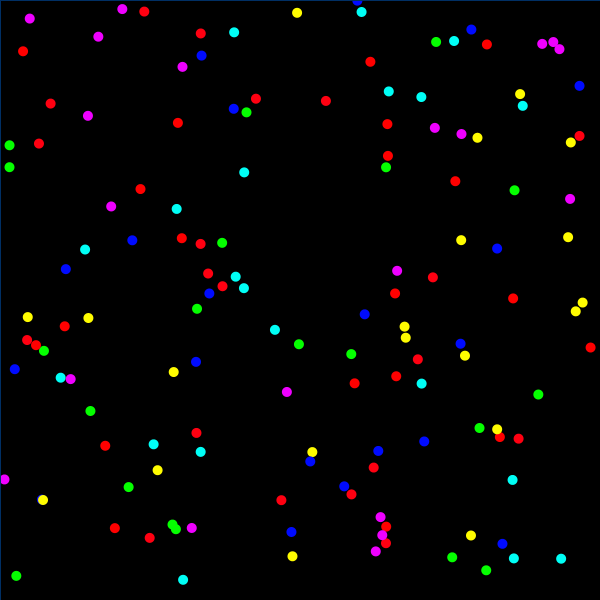
Frame 1 (no input)
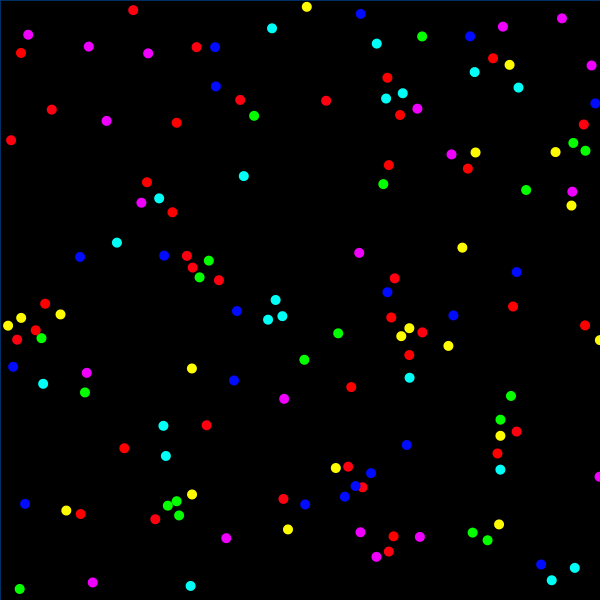
Frame 60 (the mouse pressed at the canvas centre just before this capture)
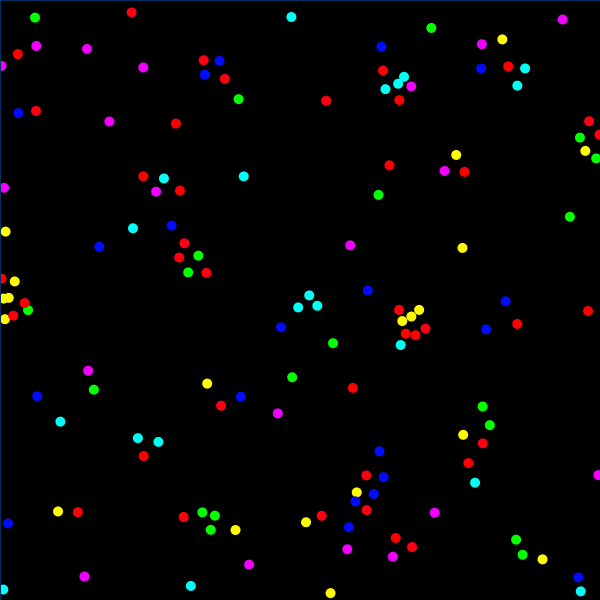
Frame 120 (the mouse held since frame 60 and released just before this capture)

The Processing sketch that drew these frames (run headless with seeded random() and noise(); from frame 60 on, the mouse is pressed at the canvas centre):

// Processing sketch: particleLife
// ── particleLife.pde
final int types = 7;
final int n = 20 * types; 
final color [] palette = new color[types];
final float [][] diplomacy = new float [types][types];
quadtree q;
particle [] p;

void setup() {
  size(600, 600);
  colorMode(HSB);
  p = new particle[n];
  for(int i=0; i<types; i++) palette[i] = color(300 / types * i, 300, 300);
  for(int i=0; i<n; i++) p[i] = new particle(random(0, width), random(0, height), i%types, palette[i%types]);
  for(int i=0; i<types * types; i++) diplomacy[i/types][i%types] = random(-2, 2);
  for(int i=0; i<types * types; i++) print(diplomacy[i/types][i%types], i%types == types-1?'\n':' ');
  q = new quadtree(0, 0, width, height, 0);
}

void draw() {
  background(0);
  convertInsert(p, q);
   for(int i=0; i<n; i++) {
     p[i].behave(q, diplomacy, p);
     p[i].move();
     p[i].show();
   }
   q.showStructure();
   q.eliminate();
   
}

// ── particle.pde
final float r0 = 20; //repulsione
final float r1 = 40; //incremento modulo
final float r2 = 60; //trascurabile
final float MAX_REP = 0.2;
final float MAX_ATT = 0.1;
final float MAX_VEL = 1;

void convertInsert(particle [] p, quadtree q) {
  for (int i=0; i<p.length; i++) q.insertOne(p[i].x, p[i].y, i);
}


class particle {
  int type;
  float x, y, vx, vy, ax, ay, px, py, r;
  color c;

  particle(float x, float y, int type, color c) {
    this.x = x;
    this.y = y;
    this.px = x;
    this.py = y;
    this.vx = 0;
    this.vy = 0;
    this.ax = 0;
    this.ay = 0;
    this.c = c;
    this.r = 10;
    this.type = type;
  }

  void behave(quadtree q, float [][] dip, particle [] p) {
    ArrayList <float []> in = new ArrayList <float []>();
    q.toroidalQuery(this.x-r2/2, this.y-r2/2, r2, r2, in, width, height); //non funziona, la distanza è calcolata col culo
    for (float [] i : in) {
      float d = dist(this.x, this.y, i[0], i[1]);
      float fx = i[0]-this.x;
      float fy = i[1]-this.y; //attrazione
      float mod = dist(fx, fy, 0, 0);
      fx /= mod;
      fy /= mod;

      if (d==0) continue;
      else if (d<r0) {
        mod = (-1 + d/r0) * MAX_REP;
        this.applyForce(fx * mod, fy * mod);
      } else if (d<r1) {
        mod = d/r1 * dip[this.type][p[int(i[2])].type] * MAX_ATT;
        this.applyForce(fx*mod, fy*mod);
      } else if (d<r2){
        mod = (dip[this.type][p[int(i[2])].type] * MAX_ATT) * (1-d/r2);
        this.applyForce(fx*mod, fy*mod);
      }
    }
  }

  void applyForce(float fx, float fy) {
    this.ax += fx;
    this.ay += fy;
  }

  void edges() {
    this.x = (this.x + width) % width;
    this.y = (this.y + height) % height;
  }
  
  void move() {
    this.vx += this.ax;
    this.vy += this.ay;
    float d = dist(this.vy, this.vx, 0, 0);
    if(d > MAX_VEL){
     this.vx = this.vx / d * MAX_VEL;
     this.vy = this.vx / d * MAX_VEL;
    }
    this.vx *= 0.9;
    this.vy *= 0.9;
    
    this.x += this.vx;
    this.y += this.vy;
    this.ax = 0;
    this.ay = 0;
    this.edges();
  }

  void show() {
    fill(this.c);
    noStroke();
    ellipse(this.px, this.py, this.r, this.r);
    this.px = x;
    this.py = y;
  }
}

// ── quadtree.pde
/*IDEA: la struttura in ingresso deve essere un array formato da array a tre elementi: [x, y, index] */
int MAX_INSIDE = 5000;
int MAX_DEPTH = 10;
boolean ANGLES = false;

class quadtree {
  int depth;
  float x, y, w, h;
  boolean collapsed;
  quadtree q1, q2, q3, q4; //come i quadranti di un piano cartesiano
  ArrayList <float[]> inside;
  quadtree(float x, float y, float w, float h, int d) {//il semplice costruttore
    this.x = x;
    this.y = y;
    this.w = w;
    this.h = h;

    this.q1 = null; //alto a destra
    this.q2 = null; //alto a sinistra
    this.q3 = null; //basso a sinistra
    this.q4 = null; //basso a destra

    this.depth = d;
    this.collapsed = false;
    this.inside = new ArrayList<float[]>();
  }

  boolean insideRect(float x, float y) {
    return (x>=this.x && x<this.x+this.w) && (y>=this.y && y<this.y+this.h);
  }

  void insertOne(float x, float y, float index) {//assumendo nessun collasso
    if (this.insideRect(x, y)) {
      if (!this.collapsed) {
        this.inside.add(new float[]{x, y, index});
        this.collapsed = this.inside.size() == MAX_INSIDE && this.depth < MAX_DEPTH;
        if (this.collapsed) this.collapse();
      } else {
        this.q1.insertOne(x, y, index);
        this.q2.insertOne(x, y, index);
        this.q3.insertOne(x, y, index);
        this.q4.insertOne(x, y, index);
      }
    }
  }

  void auxInsert(float [] in) {
    this.insertOne(in[0], in[1], in[2]);
  }

  void insertMultiple(float [][] points) {
    for (int i=0; i<points.length; i++) this.auxInsert(points[i]);
  }

  void collapse() {//genera i figli, dai loro i tuoi contenuti e svuota l'arraylist
    this.q1 = new quadtree(this.x+this.w/2, this.y, this.w / 2, this.h / 2, this.depth+1);
    this.q2 = new quadtree(this.x, this.y, this.w / 2, this.h / 2, this.depth+1);
    this.q3 = new quadtree(this.x, this.y+this.h/2, this.w / 2, this.h / 2, this.depth+1);
    this.q4 = new quadtree(this.x+this.w/2, this.y+this.h/2, this.w / 2, this.h / 2, this.depth+1);

    for (float [] in : this.inside) {
      this.q1.auxInsert(in);
      this.q2.auxInsert(in);
      this.q3.auxInsert(in);
      this.q4.auxInsert(in);
    }
    this.inside.clear();
  }

  void eliminate() {
    if (this.collapsed) {
      this.collapsed = false;
      this.q1.eliminate();
      this.q2.eliminate();
      this.q3.eliminate();
      this.q4.eliminate();
      this.q1 = null;
      this.q2 = null;
      this.q3 = null;
      this.q4 = null;
    }
    this.inside.clear();
  }

  boolean overlap(float x, float y, float w, float h, float dx, float dy) {
    this.x += dx;
    this.y += dy;
    boolean ris = (x - this.x > 0? x - this.x < this.w: -(x - this.x)<w) && (y - this.y > 0? y - this.y < this.h: -(y - this.y)<h);
    this.x -= dx;
    this.y -= dy;
    return ris;
  }

  void query(float x, float y, float w, float h, ArrayList <float[]> toReturn) {
    if (!this.collapsed) {
      if (overlap(x, y, w, h, 0, 0)) for (float [] in : this.inside) toReturn.add(in);
    } else {
      this.q1.query(x, y, w, h, toReturn);
      this.q2.query(x, y, w, h, toReturn);
      this.q3.query(x, y, w, h, toReturn);
      this.q4.query(x, y, w, h, toReturn);
    }
  }
  
  void addToList(ArrayList <float[]> toReturn, float [] toAdd, float dx, float dy){
   float [] ta = new float[]{toAdd[0] + dx, toAdd[1] + dy, toAdd[2]};
   toReturn.add(ta);
  }

  void maskedQuery(float x, float y, float w, float h, ArrayList <float[]> toReturn, float dx, float dy) {
    if (!this.collapsed) {
      if (overlap(x, y, w, h, dx, dy)) for (float [] in : this.inside) addToList(toReturn, in, dx, dy);
    } else {
      this.q1.maskedQuery(x, y, w, h, toReturn, dx, dy);
      this.q2.maskedQuery(x, y, w, h, toReturn, dx, dy);
      this.q3.maskedQuery(x, y, w, h, toReturn, dx, dy);
      this.q4.maskedQuery(x, y, w, h, toReturn, dx, dy);
    }
  }

  void toroidalQuery(float x, float y, float w, float h, ArrayList <float[]> toReturn, float dx, float dy) {
    this.maskedQuery(x, y, w, h, toReturn, 0, 0);

    this.maskedQuery(x, y, w, h, toReturn, dx, 0);
    this.maskedQuery(x, y, w, h, toReturn, -dx, 0);
    this.maskedQuery(x, y, w, h, toReturn, 0, dy);
    this.maskedQuery(x, y, w, h, toReturn, 0, -dy);
    if (ANGLES) {
      this.maskedQuery(x, y, w, h, toReturn, -dx, -dy);
      this.maskedQuery(x, y, w, h, toReturn, dx, dy);
      this.maskedQuery(x, y, w, h, toReturn, -dx, dy);
      this.maskedQuery(x, y, w, h, toReturn, dx, -dy);
    }
  }

  void showContent() {
    if (!this.collapsed) for (float [] in : this.inside) print("x:", in[0], " y:", in[1], " index:", in[2], "\n");
    else {
      if (this.depth != MAX_DEPTH) print("Tree is collapsed:\n");
      this.q1.showContent();
      this.q2.showContent();
      this.q3.showContent();
      this.q4.showContent();
    }
  }

  void showStructure() {
    if (this.collapsed) {
      this.q1.showStructure();
      this.q2.showStructure();
      this.q3.showStructure();
      this.q4.showStructure();
    } else {
      noFill();
      stroke(150, 255, 100);
      strokeWeight(1);
      rect(this.x, this.y, this.w, this.h);
    }
  }
}
